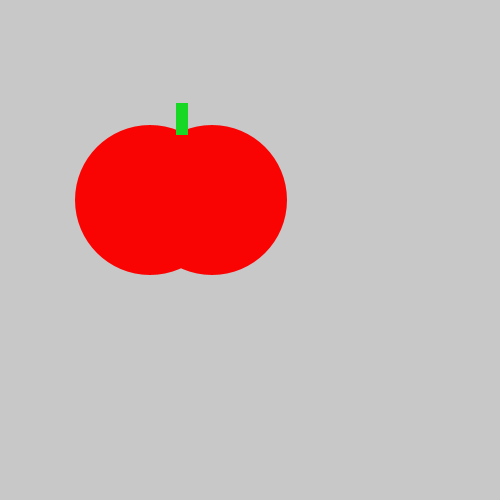
Frame 1 (no input)
Frame 60 (the mouse pressed at the canvas centre just before this capture): identical to frame 1, image omitted
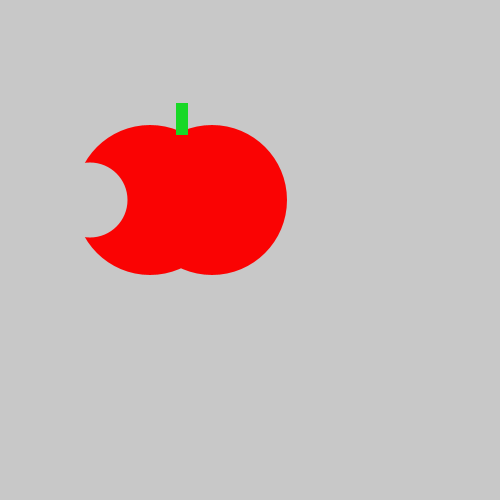
Frame 120 (the mouse held since frame 60 and released just before this capture)

The Processing sketch that drew these frames (run headless with seeded random() and noise(); from frame 60 on, the mouse is pressed at the canvas centre):

// Processing sketch: tomato
// ── tomato.pde
void setup() {
    size(500, 500);
}
void draw() {
    background(200, 200, 200);
    noStroke();
    fill(#FA0303);
    ellipse(150, 200, 150, 150);
    ellipse(212, 200, 150, 150);
    fill(#18D826);
    rect(176, 103, 12, 32);
    fill(200,200,200);
    if(mousePressed){
    ellipse(90,200,75,75);}
} 
